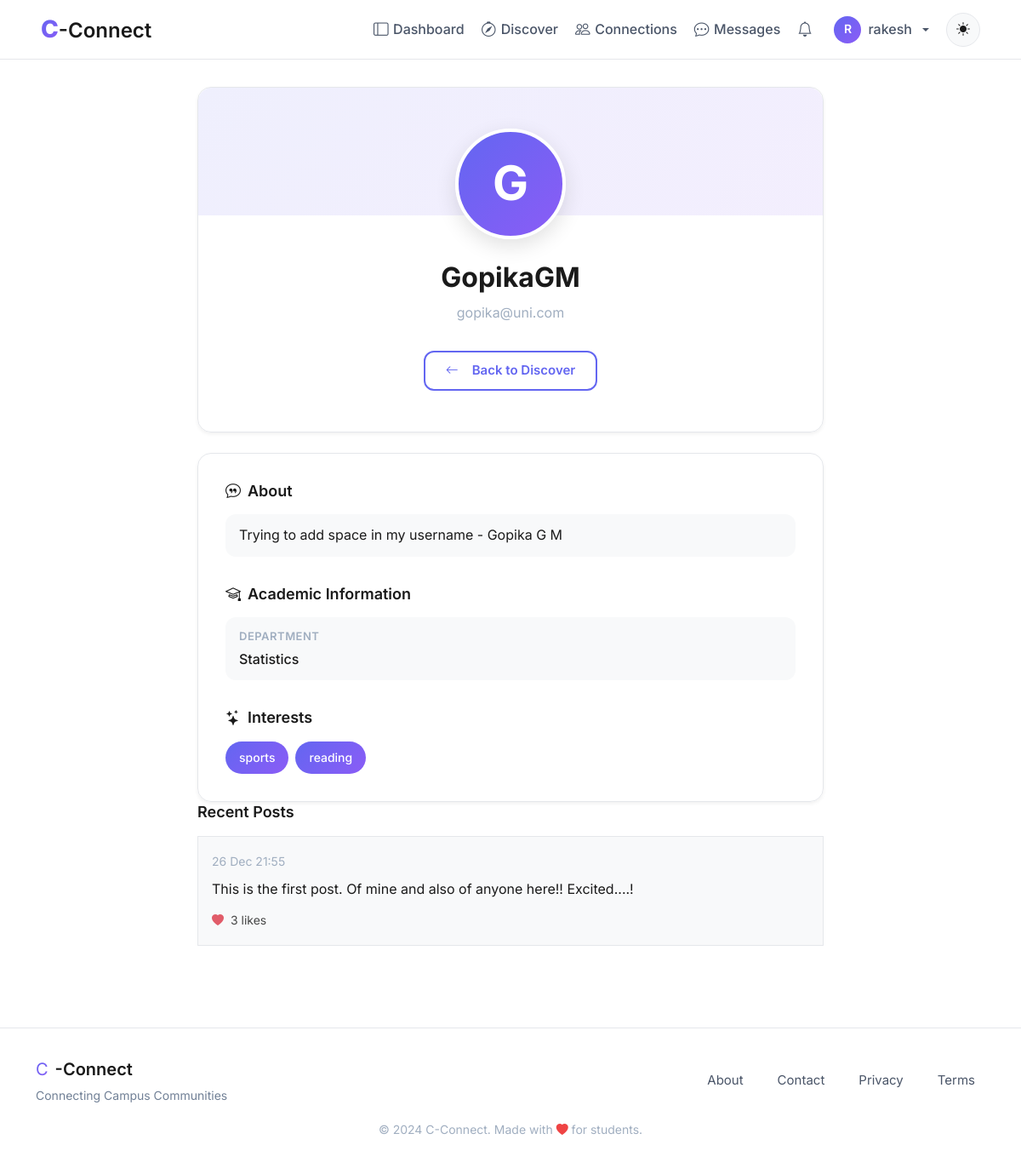
Screenshot of /user/26 (signed in) with the database file from the repository.
### models.py (models this page shows, shortened)
class User(UserMixin, db.Model):
    id = db.Column(db.Integer, primary_key=True, autoincrement=True)  # Unique identifier
    username = db.Column(db.String(100), nullable=False)  # Name of the user (later can add this unique if needed)
    email = db.Column(db.String(120), nullable=False, unique=True)  # Email of the user
    password = db.Column(db.String(200), nullable=False)  # Passwords not hashed yet (done in setup_db.py)
    created_at = db.Column(db.DateTime, default=db.func.now())  # Timestamp of account creation
    last_login = db.Column(db.DateTime, nullable=True)  # Timestamp of last login
    pass

class Profile(db.Model):
    id = db.Column(db.Integer, primary_key=True, autoincrement=True)  # Unique identifier
    user_id = db.Column(db.Integer, db.ForeignKey('user.id'), nullable=False,unique=True)  # Foreign key to User
    bio = db.Column(db.Text, nullable=True)
    profile_picture = db.Column(db.String(225), nullable=True)  # URL to profile
    department = db.Column(db.String(100), nullable=True)
    year=db.Column(db.String(20),nullable=True)
    interests=db.Column(db.JSON,nullable=True,default=list) #or db.String(500), can be comma separated values or db.Text
    location = db.Column(db.String(150), nullable=True)
    visibility = db.Column(db.String(50), default='public')  # public, private, connections-only
    updated_at = db.Column(db.DateTime, default=db.func.now(), onupdate=db.func.now())
    user = db.relationship('User', backref=db.backref('profile', uselist=False)) #here changed 'profiles' to 'profile'

class Post(db.Model):
    __tablename__ = "posts"
    id = db.Column(db.Integer, primary_key=True)
    user_id = db.Column(db.Integer, db.ForeignKey("user.id"), nullable=False)
    content = db.Column(db.Text, nullable=False)
    created_at = db.Column(db.DateTime, default=db.func.now(), index=True)
    user = db.relationship("User", backref="posts", lazy=True)
    likes = db.relationship(
        "PostLike",
        backref="post",
        cascade="all, delete-orphan",
        lazy="select"
    )

### blueprints/main/routes.py (the view)
@main.route("/user/<int:user_id>")
@login_required
def view_user_profile(user_id):
    if user_id <= 0 or user_id == current_user.id:
        return redirect(url_for("auth.profile"))
    user = User.query.get_or_404(user_id)
    profile = user.profile
    conn = Connection.query.filter(
        ((Connection.user_id == current_user.id) & (Connection.target_user_id == user_id)) |
        ((Connection.user_id == user_id) & (Connection.target_user_id == current_user.id))
    ).first()
    posts = (
        Post.query
        .filter_by(user_id=user.id)
        .order_by(Post.created_at.desc())
        .limit(10)
        .all()
    )
    if current_user.id != user.id:
        try:
            last_visit = (
                ProfileVisit.query
                .filter_by(viewer_id=current_user.id, viewed_id=user.id)
                .order_by(ProfileVisit.timestamp.desc())
                .first()
            )
            if not last_visit or (datetime.now(timezone.utc) - last_visit.timestamp).total_seconds() > 1800: #30 minutes
                v = ProfileVisit(viewer_id=current_user.id, viewed_id=user.id)
                db.session.add(v)
                db.session.commit()
        except:
            db.session.rollback()
    return render_template(
        "main/user_profile.html",
        user=user,
        profile=profile,
        conn=conn,
        posts=posts
    )

### blueprints/main/templates/main/user_profile.html (shortened to what this page needs)
{% extends "base.html" %}
{% block body %}
<div class="profile-container">
    <div class="container">
        <div class="row justify-content-center">
            <div class="col-lg-8">
                <div class="profile-header-card glass-card animate-on-scroll">
                        <div class="profile-avatar user-avatar profile-avatar-large">
    <span class="avatar-fallback" style="display: none;">
        {{ user.username[0].upper() }}
    </span>
    </div>
                    <h1 class="profile-name">{{ user.username }}</h1>
                    <p class="profile-email">{{ user.email }}</p>
                    <div class="action-buttons">
                        <a href="{{ url_for('main.search_page') }}" class="btn btn-outline-custom">
                            <i class="bi bi-arrow-left me-2"></i>Back to Discover
                        </a>
                    </div>
                </div>
                <div class="profile-info-card glass-card animate-on-scroll mt-4">
                    {% if profile and profile.bio %}
                    <div class="info-section">
                        <h2 class="info-title">
                            <i class="bi bi-chat-quote"></i>
                            About
                        </h2>
                        <div class="info-item">
                            <p style="margin: 0; line-height: 1.6; color: var(--text-primary);">
                                {{ profile.bio }}
                            </p>
                        </div>
                    </div>
                    {% endif %}
                    {% if profile and (profile.department or profile.year or profile.location) %}
                    <div class="info-section">
                        <h2 class="info-title">
                            <i class="bi bi-mortarboard"></i>
                            Academic Information
                        </h2>
                        {% if profile.department %}
                        <div class="info-item">
                            <div class="info-label">Department</div>
                            <div class="info-value">{{ profile.department }}</div>
                        </div>
                        {% endif %}
                    </div>
                    {% endif %}
                    {% if profile and profile.interests %}
                    <div class="info-section">
                        <h2 class="info-title">
                            <i class="bi bi-stars"></i>
                            Interests
                        </h2>
                        <div class="interests-list">
                            {% for interest in profile.interests %}
                                <span class="interest-badge">{{ interest }}</span>
                            {% endfor %}
                        </div>
                    </div>
                    {% endif %}
                </div>
                {% if posts %}
                <div class="info-section">
                    <h2 class="info-title">
                        Recent Posts
                    </h2>
                    <div class="posts-list">
                        {% for post in posts %}
                        <div class="post-item">
                            <div class="post-meta">
                                <small class="text-muted">{{ post.created_at.strftime("%d %b %H:%M") }}</small>
                            </div>
                            <p class="post-content">{{ post.content }}</p>
                            <div class="post-footer">
                                <small>
                                    <i style="color: #dc3545;" class="bi bi-heart-fill me-1"></i>
                                    {{ post.likes|length }} likes
                                </small>
                            </div>
                        </div>
                        {% endfor %}
                    </div>
                </div>
                {% else %}
                <div class="empty-info">
                    <i class="bi bi-rss me-2"></i>
                    No posts yet
                </div>
                {% endif %}
            </div>
        </div>
    </div>
</div>
{% endblock %}

### templates/base.html (shortened to what this page needs)
<!DOCTYPE html>
<html lang="en">
<head>
    <link rel="stylesheet" href="https://cdn.jsdelivr.net/npm/bootstrap-icons@1.11.1/font/bootstrap-icons.css">
    <link href="https://cdn.jsdelivr.net/npm/bootstrap@5.3.2/dist/css/bootstrap.min.css" rel="stylesheet">
    <link rel="stylesheet" href="{{ url_for('static', filename='css/global.css') }}">
</head>
<body>
    <nav class="navbar navbar-expand-lg navbar-glass fixed-top">
        <div class="container-fluid px-lg-5 px-3">
            <a class="navbar-brand" href="{{ url_for('main.home') }}">
                <span class="brand-c">C</span><span class="brand-connect">-Connect</span>
            </a>
            <div class="collapse navbar-collapse" id="navbarNav">
                <ul class="navbar-nav ms-auto align-items-lg-center gap-1">
                    {% if current_user.is_authenticated %}
                        <li class="nav-item">
                            <a class="nav-link" href="{{ url_for('main.dashboard') }}">
                                <i class="bi bi-layout-sidebar"></i>Dashboard
                            </a>
                        </li>
                        <li class="nav-item">
                            <a class="nav-link" href="{{ url_for('main.search_page') }}">
                                <i class="bi bi-compass"></i>Discover
                            </a>
                        </li>
                        <li class="nav-item">
                            <a class="nav-link" href="{{ url_for('connections.connections_home') }}">
                                <i class="bi bi-people"></i>Connections
                            </a>
                        </li>
                        <li class="nav-item">
                            <a class="nav-link" href="{{ url_for('messages.inbox') }}">
                                <i class="bi bi-chat-dots"></i>Messages
                            </a>
                        </li>
                        <li class="nav-item position-relative">
                            <a class="nav-link" href="{{ url_for('notifications.notifications_list') }}">
                                <i class="bi bi-bell"></i>
                                {% set unread = current_user.notifications | selectattr("is_read", "equalto", False) | list %}
                            </a>
                        </li>
                        <li class="nav-item dropdown">
                            <a class="nav-link dropdown-toggle d-flex align-items-center gap-2" href="#" role="button" data-bs-toggle="dropdown">
                                <div style="width: 32px; height: 32px; border-radius: 50%; background: linear-gradient(135deg, var(--primary-color), var(--accent-color)); display: flex; align-items: center; justify-content: center; color: white; font-weight: 600; font-size: 0.875rem;">
                                    {{ current_user.username[0].upper() }}
                                </div>
                                <span class="d-none d-lg-inline">{{ current_user.username }}</span>
                            </a>
                        </li>
                    {% endif %}
                    <li class="nav-item ms-lg-2">
                        <button class="btn-theme-toggle" id="themeToggle" aria-label="Toggle theme">
                            <i class="bi bi-sun-fill" id="themeIcon"></i>
                        </button>
                    </li>
                </ul>
            </div>
        </div>
    </nav>
    <main class="main-content">
        {% block body %}{% endblock %}
    </main>
    <footer class="footer-glass">
        <div class="container">
            <div class="row align-items-center">
                <div class="col-md-6 text-center text-md-start mb-3 mb-md-0">
                    <div class="d-flex align-items-center justify-content-center justify-content-md-start gap-2">
                        <span class="brand-c" style="font-size: 1.25rem;">C</span>
                        <span class="brand-connect" style="font-size: 1.25rem;">-Connect</span>
                    </div>
                    <p class="footer-tagline mb-0">Connecting Campus Communities</p>
                </div>
                <div class="col-md-6">
                    <div class="d-flex justify-content-center justify-content-md-end gap-3 flex-wrap">
                        <a href="{{ url_for('main.about') }}" class="footer-link">About</a>
                        <a href="{{ url_for('main.contact') }}" class="footer-link">Contact</a>
                        <a href="#" class="footer-link">Privacy</a>
                        <a href="#" class="footer-link">Terms</a>
                    </div>
                </div>
            </div>
            <div class="row mt-3">
                <div class="col text-center">
                    <small class="text-muted">
                        &copy; 2024 C-Connect. Made with <i class="bi bi-heart-fill" style="color: var(--danger-color);"></i> for students.
                    </small>
                </div>
            </div>
        </div>
    </footer>
</body>
</html>

### rows the page displays
User: username "R", username "rakesh"
User: username "G", username "GopikaGM", email "gopika@uni.com"
Profile: bio "Trying to add space in my username - Gopika G M", department "Statistics"
Post: created_at "26 Dec 21:55", content "This is the first post. Of mine and also of anyone here!! Excited....!", likes|length "3"

### other values shown
{{ interest }} "sports" "reading"
